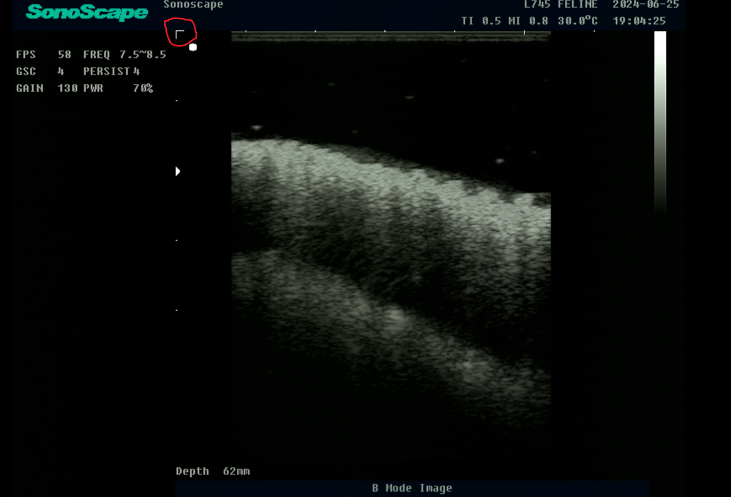
#> input picture ultrahang_screen2.png, 1461 x 994 px (shown at 1/2 size)
$ jupyter execute --allow-errors Ultrasound_Pixel_Intensity_Thresholding_Based_on_Histogram.ipynb
#> lines starting #> are read from the running program, lines starting #| are printed output that depends on the picture; after the words box and inside, x2 and y2 are one past the last pixel; in counts of white or black regions, pixels touching at a corner belong together
HISZTOGRAM ALAPJÁN

[cell 1]
import cv2
import numpy as np
import matplotlib.pyplot as plt

def extract_top_x_percent(image_path):
    # Kép betöltése szürkeárnyalatosként
#> called with image_path = 'ultrahang_screen2.png'
    image = cv2.imread(image_path, cv2.IMREAD_GRAYSCALE)
#> image: shape (994, 1461); min 0, max 255, mean 11.6

    # Hisztogram számítása
    hist, bins = np.histogram(image.flatten(), bins=256, range=[0,256])
#> hist = 256 values, max 991447 at index 0, min 0 at index 7, mean 5672.8; bins = 257 values from 0 to 256

    # Kumulatív eloszlás számítása
    cdf = hist.cumsum()
#> cdf = 256 values from 991447 to 1452234
    #print(cdf)
    cdf_normalized = cdf / cdf[-1]  # Normalizált kumulatív eloszlás
#> cdf_normalized = 256 values from 0.683 to 1
    #print(cdf_normalized)

    # Küszöbérték meghatározása a felső 3-4%-hoz
    threshold_value = np.where(cdf_normalized >= 0.96)[0][0]
#> threshold_value = 105

    # Maszk létrehozása: csak azok a pixelek maradnak, amelyek a felső 20%-ba esnek
    mask = image >= threshold_value
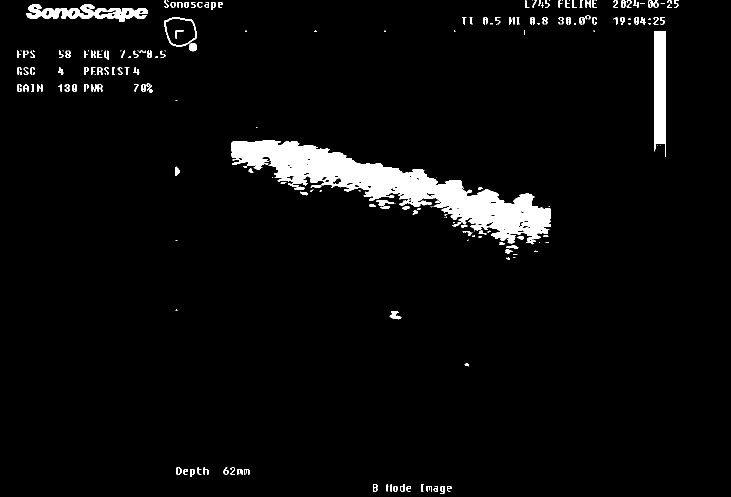
#> mask: shape (994, 1461) bool (shown at 1/2 size); 4% white; 217 white regions (74 under 20 px), largest, box (x1, y1, x2, y2) and area: (463, 280, 1101, 489) 39173, (1309, 62, 1332, 314) 5266, (52, 9, 296, 44) 3905
    output = np.zeros_like(image)
    output[mask] = 255  # A magas intenzitású pixelek fehérek lesznek, a többi fekete

    return image, output, threshold_value

# Futtatás
image_path = "ultrahang_screen2.png"  # Cseréld ki a saját fájlodra
#image_path = "ultrasound4.png"
original, processed, threshold = extract_top_x_percent(image_path)
#> threshold = 105

# Ábrázolás
fig, axs = plt.subplots(1, 2, figsize=(10, 5))

# Eredeti kép
axs[0].imshow(original, cmap="gray")
axs[0].axis("off")
axs[0].set_title("Eredeti kép")

# Feldolgozott kép
axs[1].imshow(processed, cmap="gray")
axs[1].axis("off")
axs[1].set_title("Felső 3% intenzitás")

plt.show()
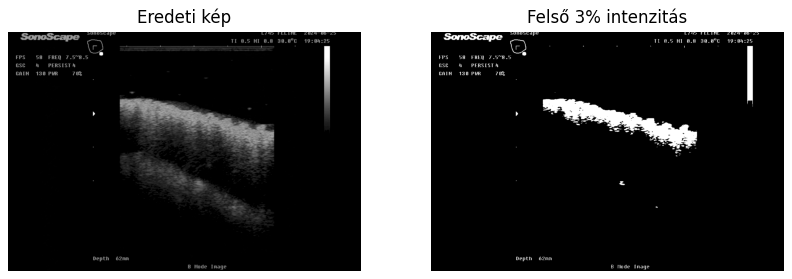
#> figure drawn by matplotlib, 2 panels

[cell 2]
import cv2
import numpy as np
from google.colab.patches import cv2_imshow  # Import Colab-specific function

def find_left_up(main_img):
  # Load main image in grayscale


  # Define the template (kernel) from the main image
  #kernel = main_img[61:79, 25:43].copy()

  kernel = cv2.imread("kernel.png", cv2.IMREAD_GRAYSCALE)
  # Apply template matching
  result = cv2.matchTemplate(main_img, kernel, cv2.TM_CCOEFF_NORMED)

  # Get the best match location
  min_val, max_val, min_loc, max_loc = cv2.minMaxLoc(result)

  return max_loc
  # Draw a rectangle around the detected template
  # h, w = kernel.shape  # Get dimensions of the template
  # top_left = max_loc  # Best match location
  # bottom_right = (top_left[0] + w, top_left[1] + h)

  # cv2.rectangle(main_img, top_left, bottom_right, (255, 255, 255), 2)  # Draw rectangle

  # Display image in Colab (use cv2_imshow instead of cv2.imshow)
  #cv2_imshow(main_img)

  # Save the modified main image
  #cv2.imwrite("output.png", main_img)

EZ CSAK CROPPOL

[cell 3]
import cv2
import numpy as np
import matplotlib.pyplot as plt

#image_path = "ultrasound4.png"
image_path = "ultrahang_screen3.png"
#image_path = "ultrahang_screen1.png"
image = cv2.imread(image_path, cv2.IMREAD_GRAYSCALE)
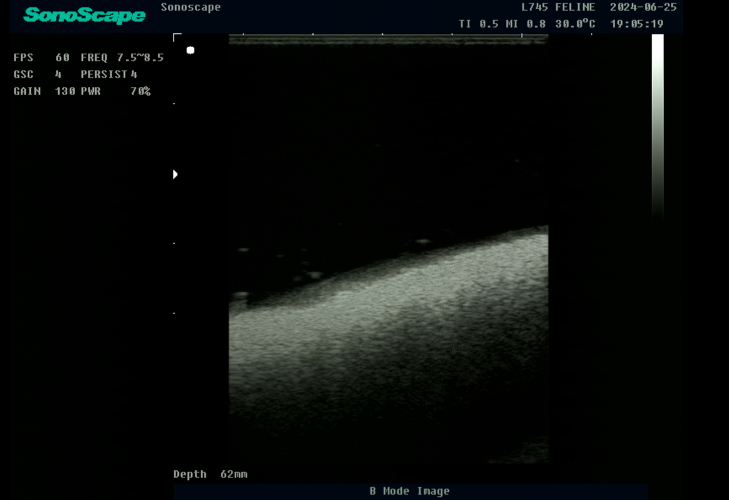
#> input picture ultrahang_screen3.png, 1458 x 1000 px (shown at 1/2 size)
#> image: shape (1000, 1458); min 0, max 255, mean 10.9
#> (the rest of this cell did not finish here and is left out)

EZ JO ASSZEM! (CROP + INTENSITY)

[cell 4]
import cv2
import numpy as np
import matplotlib.pyplot as plt

def extract_top_x_percent(image_path):
    """
    Betölti a képet szürkeárnyalatosként, majd a hisztogram és a
    kumulatív eloszlás alapján meghatározza a felső 3-4%-os intenzitási küszöböt.
    Az így kapott maszkkal a képen csak a magas intenzitású pixelek fehérek lesznek.
    """
#> called with image_path = 'ultrasound4.png'
    image = cv2.imread(image_path, cv2.IMREAD_GRAYSCALE)
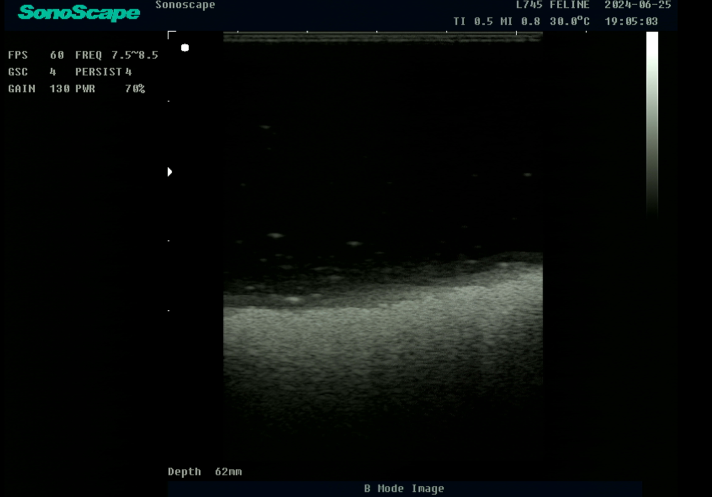
#> input picture ultrasound4.png, 1423 x 993 px (shown at 1/2 size)
#> image: shape (993, 1423); min 0, max 255, mean 10.2
    if image is None:
        print(f"Hiba: A '{image_path}' fájl nem található vagy nem olvasható!")
        exit(1)

    # Hisztogram számítása
    hist, bins = np.histogram(image.flatten(), bins=256, range=[0,256])
#> hist = 256 values, max 937642 at index 0, min 0 at index 18, mean 5519.7; bins = 257 values from 0 to 256
    # Kumulatív eloszlás
    cdf = hist.cumsum()
#> cdf = 256 values from 937642 to 1413039
    cdf_normalized = cdf / cdf[-1]
#> cdf_normalized = 256 values from 0.664 to 1
    # Küszöbérték meghatározása (felső 3-4%-os rész)
    threshold_value = np.where(cdf_normalized >= 0.96)[0][0]
#> threshold_value = 98

    # Maszk létrehozása: csak a felső 3-4%-os értékek fehérek
    mask = image >= threshold_value
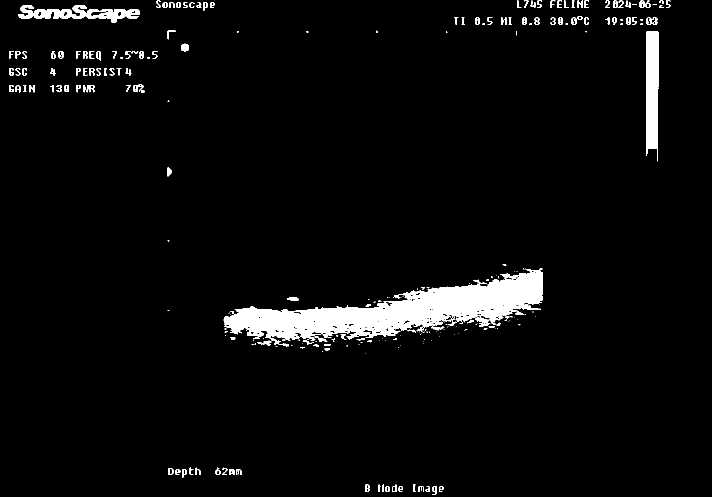
#> mask: shape (993, 1423) bool (shown at 1/2 size); 4% white; 266 white regions (130 under 20 px), largest, box (x1, y1, x2, y2) and area: (447, 536, 1085, 693) 37526, (1293, 63, 1317, 323) 5563, (36, 10, 280, 45) 3998
    output = np.zeros_like(image)
    output[mask] = 255

    return image, output, threshold_value

def find_left_up(main_img):
    """
    A függvény a 'kernel.png' sablon alapján template matching technikával
    meghatározza a main_img-ben a legjobb egyezés bal-felső koordinátáit.
    """
    kernel_path = "kernel.png"
    kernel = cv2.imread(kernel_path, cv2.IMREAD_GRAYSCALE)
    if kernel is None:
        print(f"Hiba: A '{kernel_path}' fájl nem található vagy nem olvasható!")
        exit(1)

    # Ellenőrzés: a kernelnek kisebbnek kell lennie a fő képnél
    if kernel.shape[0] > main_img.shape[0] or kernel.shape[1] > main_img.shape[1]:
        print("Hiba: A kernel képe nagyobb, mint a fő kép!")
        exit(1)

    result = cv2.matchTemplate(main_img, kernel, cv2.TM_CCOEFF_NORMED)
    min_val, max_val, min_loc, max_loc = cv2.minMaxLoc(result)

    return max_loc

def main():
    # Az ultrahang kép elérési útja (cseréld ki, ha szükséges)
    image_path = "ultrasound4.png"

    # Hisztogram alapján kiemeljük a felső 3-4%-os intenzitásokat
    original, processed, threshold_value = extract_top_x_percent(image_path)
#> threshold_value = 98
    #print("Intensity based on 3-4%:", threshold_value)

    # A template matchinghez az eredeti képet használjuk (szürkeárnyalatos)
    x, y = find_left_up(original)
    #print("Template matching által talált bal-felső koordináta:", (x, y))

    # A cropping koordináták meghatározása (a korábbi kód alapján)
    # Ezek az értékek a talált (x, y) pozícióhoz képest vannak megadva.
    x2 = x + 775 - 25
    y2 = y + 836 - 60

    # Levágjuk a feldolgozott (top 3%-os) képet a meghatározott koordináták alapján
    cropped_image = processed[y:y2, x:x2].copy()

    # A levágott képet mentjük
    cropped_image_path = "cropped_image.png"
    cv2.imwrite(cropped_image_path, cropped_image)

    # Ábrázoljuk az eredeti képet, a top 3%-os képet és a levágott területet
    fig, axs = plt.subplots(1, 3, figsize=(18, 6))

    axs[0].imshow(original, cmap="gray")
    axs[0].axis("off")
    axs[0].set_title("Original")

    axs[1].imshow(processed, cmap="gray")
    axs[1].axis("off")
    axs[1].set_title("Intensity based on 4%:")

    axs[2].imshow(cropped_image, cmap="gray")
    axs[2].axis("off")
    axs[2].set_title("Cropped")

    plt.show()

#> (the rest of this cell did not finish here and is left out)
